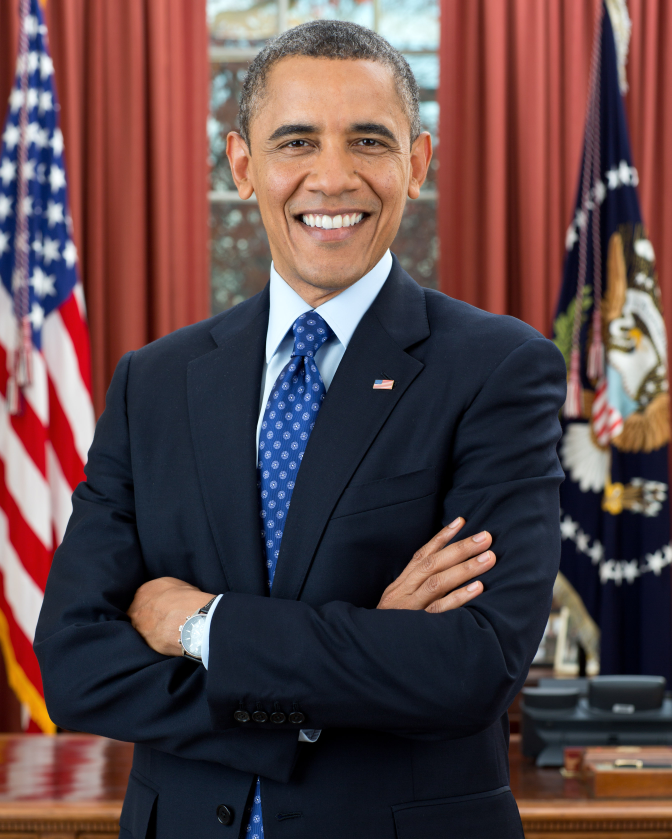
#> input picture NBS/image.jpg, 2687 x 3356 px, found by its file name (shown at 1/4 size)
$ jupyter execute --allow-errors 'Detecting Facial Emotion From Images.ipynb'
#> lines starting #> are read from the running program, lines starting #| are printed output that depends on the picture; after the words box and inside, x2 and y2 are one past the last pixel; in counts of white or black regions, pixels touching at a corner belong together
[cell 1]
# opencv 4.1.2 to read images
import cv2

# used for accessing url to download files
import urllib.request as urlreq

# used to access local directory
import os

# used to plot our images
import matplotlib.pyplot as plt

# used to change image size
from pylab import rcParams

[cell 2]
# save picture's url in pics_url variable
pics_url = "https://upload.wikimedia.org/wikipedia/commons/8/8d/President_Barack_Obama.jpg"

# save picture's name as pic
pic = "image.jpg"

# download picture from url and save locally as image.jpg
urlreq.urlretrieve(pics_url, pic)
#> (this line was passed over: the network is not available in this run)

# read image with openCV
image = cv2.imread(pic)
#> image is the input picture: shape (3356, 2687, 3); mean B, G, R 71.7, 70, 92.5

# plot image with matplotlib package
plt.imshow(image)

[cell 3]
# convert image to RGB colour
image_rgb = cv2.cvtColor(image, cv2.COLOR_BGR2RGB)

# plot image with matplotlib package
plt.imshow(image_rgb)

[cell 4]
# set dimension for cropping image
x, y, width, depth = 850, 50, 950, 1200
image_cropped = image_rgb[y:(y+depth), x:(x+width)]
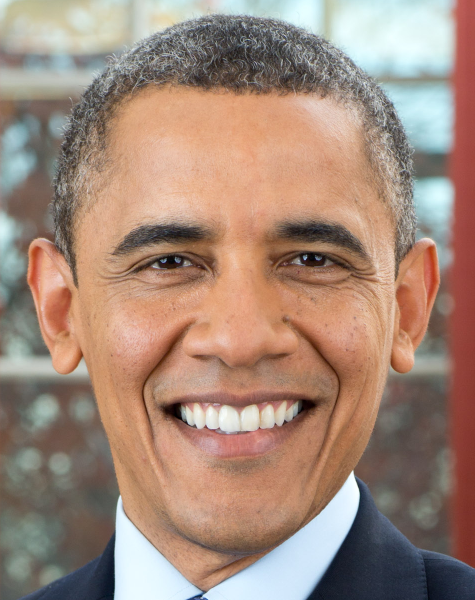
#> image_cropped: shape (1200, 950, 3) (shown at 1/2 size); mean R, G, B 163.3, 137.2, 122.2

# create a copy of the cropped image to be used later
image_template = image_cropped.copy()

# convert image to Grayscale
image_gray = cv2.cvtColor(image_cropped, cv2.COLOR_BGR2GRAY)
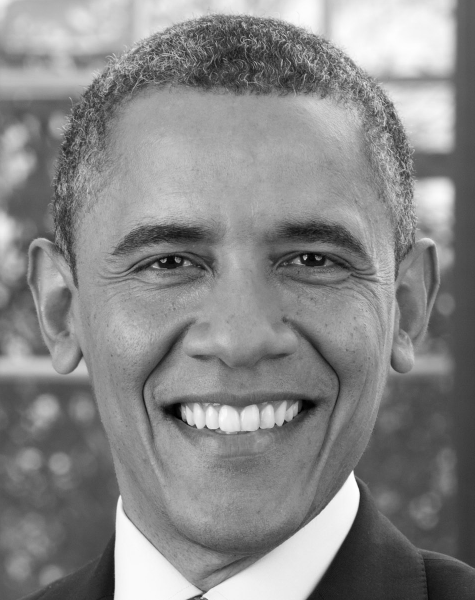
#> image_gray: shape (1200, 950) (shown at 1/2 size); min 0, max 255, mean 135.7

# remove axes and show image
plt.axis("off")
plt.imshow(image_gray, cmap = "gray")

[cell 5]
# save face detection algorithm's url in haarcascade_url variable
haarcascade_url = "https://raw.githubusercontent.com/opencv/opencv/master/data/haarcascades/haarcascade_frontalface_alt2.xml"

# save face detection algorithm's name as haarcascade
haarcascade = "haarcascade_frontalface_alt2.xml"

# chech if file is in working directory
if (haarcascade in os.listdir(os.curdir)):
    print("File exists")
else:
    # download file from url and save locally as haarcascade_frontalface_alt2.xml, < 1MB
    urlreq.urlretrieve(haarcascade_url, haarcascade)
    print("File downloaded")

# create an instance of the Face Detection Cascade Classifier
detector = cv2.CascadeClassifier(haarcascade)

# Detect faces using the haarcascade classifier on the "grayscale image"
faces = detector.detectMultiScale(image_gray)
#> faces = [[109, 229, 736, 736]]

# Print coordinates of detected faces
print("Faces:\n", faces)
#| Faces:
#|  [[109 229 736 736]]

for face in faces:
#     save the coordinates in x, y, w, d variables
    (x,y,w,d) = face
    # Draw a white coloured rectangle around each face using the face's coordinates
    # on the "image_template" with the thickness of 2
    cv2.rectangle(image_template,(x,y),(x+w, y+d),(255, 255, 255), 2)
#> this loop made 1 pass
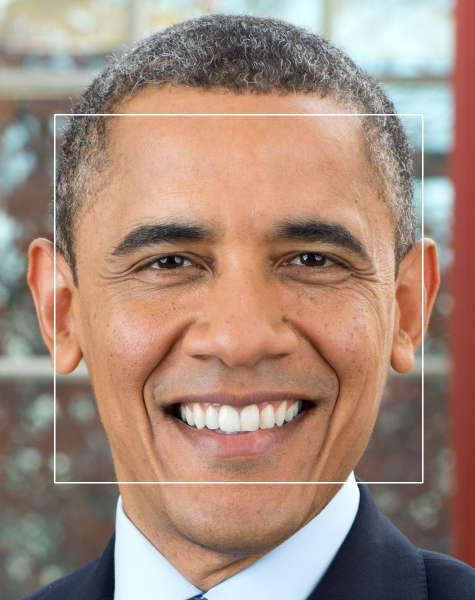
#> image_template: shape (1200, 950, 3) (shown at 1/2 size); 0.77% of pixels changed, all inside (x1, y1, x2, y2) = (108, 228, 847, 967)

plt.axis("off")
plt.imshow(image_template)
plt.title('Face Detection')

[cell 6]
# save facial landmark detection model's url in LBFmodel_url variable
LBFmodel_url = "https://github.com/kurnianggoro/GSOC2017/raw/master/data/lbfmodel.yaml"

# save facial landmark detection model's name as LBFmodel
LBFmodel = "lbfmodel.yaml"

# check if file is in working directory
if (LBFmodel in os.listdir(os.curdir)):
    print("File exists")
else:
    # download picture from url and save locally as lbfmodel.yaml, < 54MB
    urlreq.urlretrieve(LBFmodel_url, LBFmodel)
#> (this line was passed over: the network is not available in this run)
